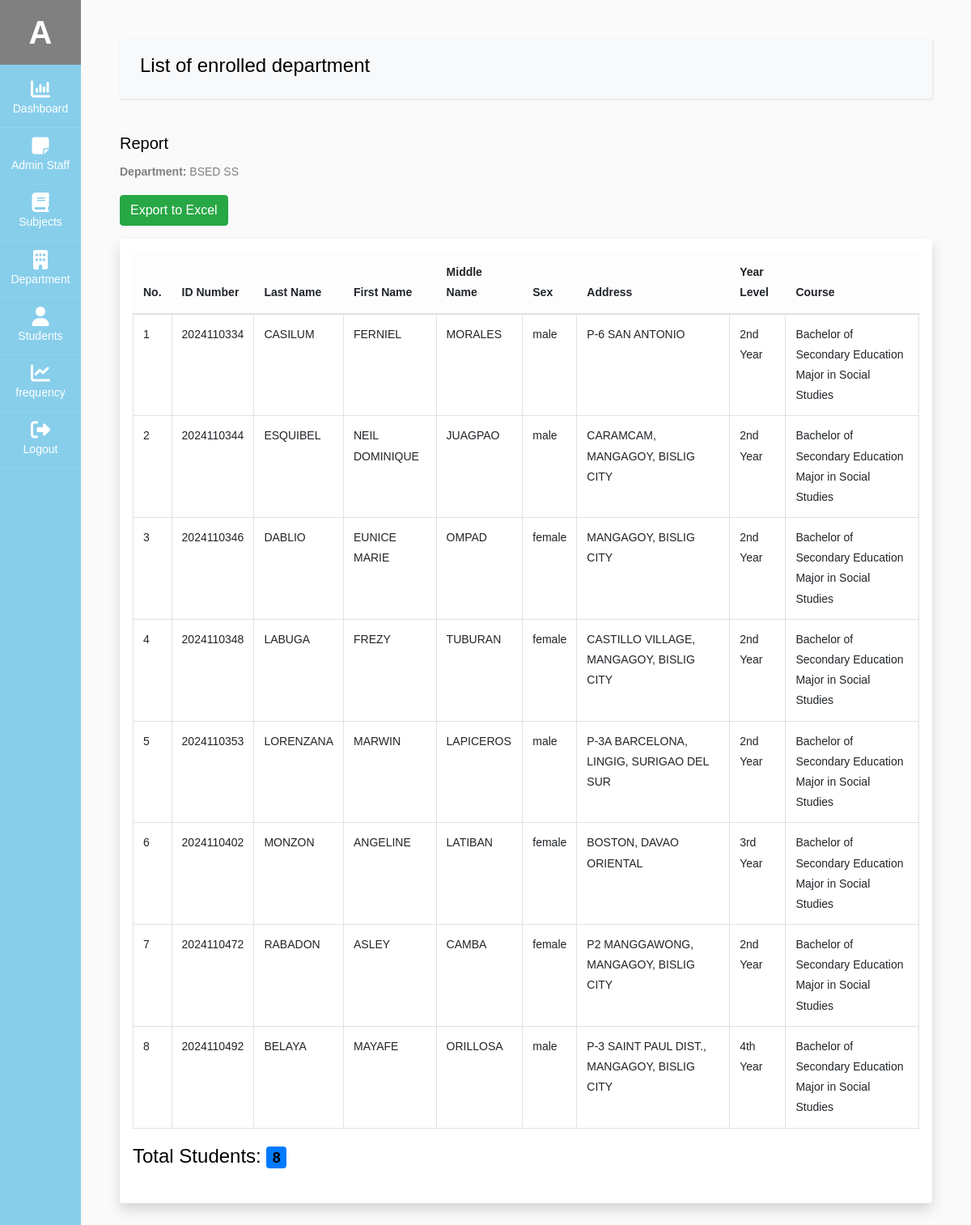
Page /admin/EnrolledDept.php?dept_id=7 (signed in) on the committed database.
### tables this page shows
CREATE TABLE `user` (
  `admin_id` int(11) NOT NULL,
  `fname` varchar(60) NOT NULL,
  `mname` varchar(60) DEFAULT NULL,
  `lname` varchar(60) NOT NULL,
  `email` varchar(100) NOT NULL,
  `username` varchar(100) NOT NULL,
  `password` varchar(100) NOT NULL,
  `type` varchar(20) NOT NULL,
  `profile_img` varchar(255) DEFAULT NULL,
  `status` int(11) NOT NULL DEFAULT 1
);

CREATE TABLE `department` (
  `dept_id` int(11) NOT NULL,
  `dept_name` varchar(60) NOT NULL,
  `dept_description` varchar(500) DEFAULT NULL,
  `dept_status` varchar(60) NOT NULL DEFAULT '1'
);

CREATE TABLE `student_subject` (
  `ss_id` int(11) NOT NULL,
  `ss_stud_id` int(11) NOT NULL,
  `ss_subject_id` int(11) NOT NULL,
  `ss_final_grade` decimal(10,2) NOT NULL
);

CREATE TABLE `student` (
  `stud_id` int(11) NOT NULL,
  `stud_course` text NOT NULL,
  `stud_fname` varchar(60) NOT NULL,
  `stud_mname` varchar(60) DEFAULT NULL,
  `stud_lname` varchar(60) NOT NULL,
  `stud_phone` varchar(60) NOT NULL,
  `stud_bday` date NOT NULL,
  `stud_address` varchar(60) NOT NULL,
  `stud_gender` varchar(60) NOT NULL,
  `stud_year_level` varchar(60) NOT NULL,
  `stud_section` varchar(60) NOT NULL,
  `stud_sem` varchar(60) NOT NULL,
  `stud_academic_status` varchar(60) NOT NULL,
  `stud_school_year` varchar(255) NOT NULL,
  `stud_status` int(11) NOT NULL DEFAULT 1
);

### db/db.php (called while the page is built, shortened)
<?php
class db_connect
{
    public $host = db_host;
    public $user = db_user;
    public $pass = db_pass;
    public $name = db_name;
    public function connect()
    {
        try {
            $this->conn = new mysqli($this->host, $this->user, $this->pass, $this->name);
        } catch (\Throwable $th) {
            header("Location:setup.php");
        }
    }
}

### db/class.php (called while the page is built, shortened)
<?php
include('db.php');
class global_class extends db_connect
{
    public function get_All_studentBasedOnDepartmentGroupBy($dept_id)
    {
        $query = $this->conn->prepare("SELECT * FROM `student_subject` as ss
            LEFT JOIN subject as sub
            ON sub.subject_id = ss.ss_subject_id
            LEFT JOIN department as dept
            ON dept.dept_id = sub.sub_dept_id
            LEFT JOIN student as stud
            ON stud.stud_id = ss.ss_stud_id
            WHERE dept.dept_id = ? AND stud.stud_status = '1'
            group by ss.ss_stud_id
            ");
        $query->bind_param("i", $dept_id);
        if ($query->execute()) {
            $result = $query->get_result();
            return $result;
        }
    }
    public function view_department($dept_id)
    {
        $query = $this->conn->prepare("SELECT * FROM `department` where dept_status='1' and dept_id='$dept_id'");
        if ($query->execute()) {
            $result = $query->get_result();
            return $result;
        }
    }
    public function get_user_info($admin_id)
    {
        $query = $this->conn->prepare("SELECT * FROM `user` where status='1' AND admin_id =$admin_id");
        if ($query->execute()) {
            $result = $query->get_result();
            return $result;
        }
    }
}

### admin/EnrolledDept.php (the view, shortened to what this page needs)
<?php
include('../components/admin-header.php');
$dept_id=$_GET['dept_id'];
$get_department = $admin_db->view_department($dept_id);
    $view_department = $get_department->fetch_array();
    $department=$view_department['dept_name'];
?>
<div id="content" class="p-4 p-md-5">
<nav class="navbar navbar-expand-lg navbar-light bg-light" >
  <div class="container-fluid" >
    <h4>List of enrolled department</h4>
  </div>
</nav>
<h5>Report</h5>
<p><strong>Department:</strong> <?=$department?></p>
<form method="POST" action="function/export-to-excel_departmentGroupBy.php">
    <button type="submit" class="btn btn-success mb-3">Export to Excel</button>
</form>
<div class="table-responsive shadow p-3 mb-5 bg-white rounded">
    <table id="studentTable" class="table table-bordered table-hover table-xl fs-5 w-100">
        <thead class="table-light">
            <tr>
                <th>No.</th>
                <th>ID Number</th>
                <th>Last Name</th>
                <th>First Name</th>
                <th>Middle Name</th>
                <th>Sex</th>
                <th>Address</th>
                <th>Year Level</th>
                <th>Course</th>
            </tr>
        </thead>
        <tbody>
            <?php
                $get_All_student = $admin_db->get_All_studentBasedOnDepartmentGroupBy($dept_id);
                $count = 1;
                while ($student = $get_All_student->fetch_array()):
            ?>
            <tr>
                <td><?=$count?></td>
                <td><?=$student['stud_id']?></td>
                <td><?=$student['stud_lname']?></td>
                <td><?=$student['stud_fname']?></td>
                <td><?=$student['stud_mname']?></td>
                <td><?=$student['stud_gender']?></td>
                <td><?=$student['stud_address']?></td>
                <td><?=$student['stud_year_level']?></td>
                <td><?=$student['stud_course']?></td>
            </tr>
            <?php
                    $count++;
                    endwhile;
            ?>
        </tbody>
    </table>
        <?php
        $total_students = $get_All_student->num_rows;
    ?>
    <div class="d-flex justify-content-between align-items-center mb-3">
        <h4>Total Students: <span class="badge bg-primary"><?=$total_students?></span></h4>
    </div>
</div>
<?php
include('../components/admin-footer.php');
?>

### components/admin-header.php (shortened to what this page needs)
<?php
include('../db/class.php');
$admin_db = new global_class();
$admin_restrictions="";
if (isset($_SESSION['admin_id'])) {
    $admin_id = $_SESSION['admin_id'];
    $getUserDetails = $admin_db->get_user_info($admin_id);
    $user = $getUserDetails->fetch_array();
    $admin_id =$user['admin_id'];
    $username=$user['username'];
}
?>
<!doctype html>
<html lang="en">
  <head>
		<link rel="stylesheet" href="../node_modules/font-awesome/css/font-awesome.min.css">
    <link rel="stylesheet" href="../node_modules/alertifyjs/build/css/alertify.min.css"/>
    <link rel="stylesheet" href="../node_modules/alertifyjs//build/css/themes/default.min.css"/>
    <link rel="stylesheet" href="../node_modules/bootstrap/dist/css/bootstrap.min.css"/>
    <link rel="stylesheet" href="../css/dataTables.bootstrap5.css">
		<link rel="stylesheet" href="../css/admin.css">
  </head>
  <body>
		<div class="wrapper d-flex align-items-stretch" >
			<nav id="sidebar" class="active" >
				<h1><a href="profile.php?profile_id=<?=$admin_id?>" class="logo" style="background-color:gray;"><?=ucfirst($username[0])?></a></h1>
        <ul class="list-unstyled components mb-5">
          <li class="active">
            <a href="dashboard.php"><span class="fa fa-bar-chart"></span> Dashboard</a>
          </li>
          <li <?=$admin_restrictions?>>
            <a href="user.php"><span class="fa fa-sticky-note"></span>Admin Staff</a>
          </li>
          <li <?=$admin_restrictions?>>
            <a href="subject.php"><span class="fa fa-book"></span> Subjects</a>
          </li>
          <li <?=$admin_restrictions?>>
            <a href="department.php"><span class="fa fa-building"></span> Department</a>
          </li>
          <li>
              <a href="student.php"><span class="fa fa-user"></span> Students</a>
          </li>
          <li>
              <a href="frequency.php"><span class="fa fa-line-chart"></span> frequency</a>
          </li>
          <li>
            <a href="Logout.php"><span class="fa fa-sign-out"></span> Logout</a>
          </li>
        </ul>
    	</nav>
  </body>
</html>

### rows in the picture
user: username "A"
department: dept_name "BSED SS"
student_subject: ss_stud.stud_id "2024110334", ss_stud.stud_lname "CASILUM", ss_stud.stud_fname "FERNIEL", ss_stud.stud_mname "MORALES", ss_stud.stud_gender "male", ss_stud.stud_address "P-6 SAN ANTONIO", ss_stud.stud_year_level "2nd Year", ss_stud.stud_course "Bachelor of Secondary Education Major in Social Studies"
student_subject: ss_stud.stud_id "2024110344", ss_stud.stud_lname "ESQUIBEL", ss_stud.stud_fname "NEIL DOMINIQUE", ss_stud.stud_mname "JUAGPAO", ss_stud.stud_gender "male", ss_stud.stud_address "CARAMCAM, MANGAGOY, BISLIG CITY", ss_stud.stud_year_level "2nd Year", ss_stud.stud_course "Bachelor of Secondary Education Major in Social Studies"
student_subject: ss_stud.stud_id "2024110346", ss_stud.stud_lname "DABLIO", ss_stud.stud_fname "EUNICE MARIE", ss_stud.stud_mname "OMPAD", ss_stud.stud_gender "female", ss_stud.stud_address "MANGAGOY, BISLIG CITY", ss_stud.stud_year_level "2nd Year", ss_stud.stud_course "Bachelor of Secondary Education Major in Social Studies"
student_subject: ss_stud.stud_id "2024110348", ss_stud.stud_lname "LABUGA", ss_stud.stud_fname "FREZY", ss_stud.stud_mname "TUBURAN", ss_stud.stud_gender "female", ss_stud.stud_address "CASTILLO VILLAGE, MANGAGOY, BISLIG CITY", ss_stud.stud_year_level "2nd Year", ss_stud.stud_course "Bachelor of Secondary Education Major in Social Studies"
student_subject: ss_stud.stud_id "2024110353", ss_stud.stud_lname "LORENZANA", ss_stud.stud_fname "MARWIN", ss_stud.stud_mname "LAPICEROS", ss_stud.stud_gender "male", ss_stud.stud_address "P-3A BARCELONA, LINGIG, SURIGAO DEL SUR", ss_stud.stud_year_level "2nd Year", ss_stud.stud_course "Bachelor of Secondary Education Major in Social Studies"
student_subject: ss_stud.stud_id "2024110402", ss_stud.stud_lname "MONZON", ss_stud.stud_fname "ANGELINE", ss_stud.stud_mname "LATIBAN", ss_stud.stud_gender "female", ss_stud.stud_address "BOSTON, DAVAO ORIENTAL", ss_stud.stud_year_level "3rd Year", ss_stud.stud_course "Bachelor of Secondary Education Major in Social Studies"
student_subject: ss_stud.stud_id "2024110472", ss_stud.stud_lname "RABADON", ss_stud.stud_fname "ASLEY", ss_stud.stud_mname "CAMBA", ss_stud.stud_gender "female", ss_stud.stud_address "P2 MANGGAWONG, MANGAGOY, BISLIG CITY", ss_stud.stud_year_level "2nd Year", ss_stud.stud_course "Bachelor of Secondary Education Major in Social Studies"
student_subject: ss_stud.stud_id "2024110492", ss_stud.stud_lname "BELAYA", ss_stud.stud_fname "MAYAFE", ss_stud.stud_mname "ORILLOSA", ss_stud.stud_gender "male", ss_stud.stud_address "P-3 SAINT PAUL DIST., MANGAGOY, BISLIG CITY", ss_stud.stud_year_level "4th Year", ss_stud.stud_course "Bachelor of Secondary Education Major in Social Studies"

### other values in the picture
$total_students "8"
